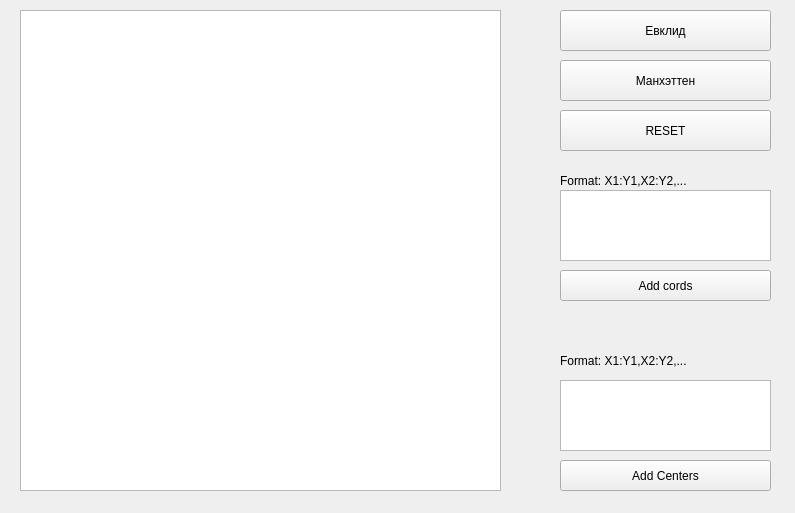
<?xml version="1.0" encoding="UTF-8"?>
<ui version="4.0">
 <class>Form</class>
 <widget class="QWidget" name="Form">
  <property name="geometry">
   <rect>
    <x>0</x>
    <y>0</y>
    <width>795</width>
    <height>513</height>
   </rect>
  </property>
  <property name="windowTitle">
   <string>Form</string>
  </property>
  <widget class="QPushButton" name="euclidButton">
   <property name="geometry">
    <rect>
     <x>560</x>
     <y>10</y>
     <width>211</width>
     <height>41</height>
    </rect>
   </property>
   <property name="text">
    <string>Евклид</string>
   </property>
  </widget>
  <widget class="QPushButton" name="manhetButton">
   <property name="geometry">
    <rect>
     <x>560</x>
     <y>60</y>
     <width>211</width>
     <height>41</height>
    </rect>
   </property>
   <property name="text">
    <string>Манхэттен</string>
   </property>
  </widget>
  <widget class="QGraphicsView" name="graphicsView">
   <property name="geometry">
    <rect>
     <x>20</x>
     <y>10</y>
     <width>481</width>
     <height>481</height>
    </rect>
   </property>
  </widget>
  <widget class="QPushButton" name="resetButton">
   <property name="geometry">
    <rect>
     <x>560</x>
     <y>110</y>
     <width>211</width>
     <height>41</height>
    </rect>
   </property>
   <property name="text">
    <string>RESET</string>
   </property>
  </widget>
  <widget class="QPlainTextEdit" name="cordsTextBox">
   <property name="geometry">
    <rect>
     <x>560</x>
     <y>190</y>
     <width>211</width>
     <height>71</height>
    </rect>
   </property>
  </widget>
  <widget class="QPushButton" name="cordsButton">
   <property name="geometry">
    <rect>
     <x>560</x>
     <y>270</y>
     <width>211</width>
     <height>31</height>
    </rect>
   </property>
   <property name="text">
    <string>Add cords</string>
   </property>
  </widget>
  <widget class="QLabel" name="label">
   <property name="geometry">
    <rect>
     <x>560</x>
     <y>170</y>
     <width>161</width>
     <height>21</height>
    </rect>
   </property>
   <property name="text">
    <string>Format: X1:Y1,X2:Y2,...</string>
   </property>
  </widget>
  <widget class="QPlainTextEdit" name="centersTextBox">
   <property name="geometry">
    <rect>
     <x>560</x>
     <y>380</y>
     <width>211</width>
     <height>71</height>
    </rect>
   </property>
  </widget>
  <widget class="QPushButton" name="centersButton">
   <property name="geometry">
    <rect>
     <x>560</x>
     <y>460</y>
     <width>211</width>
     <height>31</height>
    </rect>
   </property>
   <property name="text">
    <string>Add Centers</string>
   </property>
  </widget>
  <widget class="QLabel" name="label_2">
   <property name="geometry">
    <rect>
     <x>560</x>
     <y>350</y>
     <width>161</width>
     <height>21</height>
    </rect>
   </property>
   <property name="text">
    <string>Format: X1:Y1,X2:Y2,...</string>
   </property>
  </widget>
 </widget>
 <resources/>
 <connections/>
</ui>
